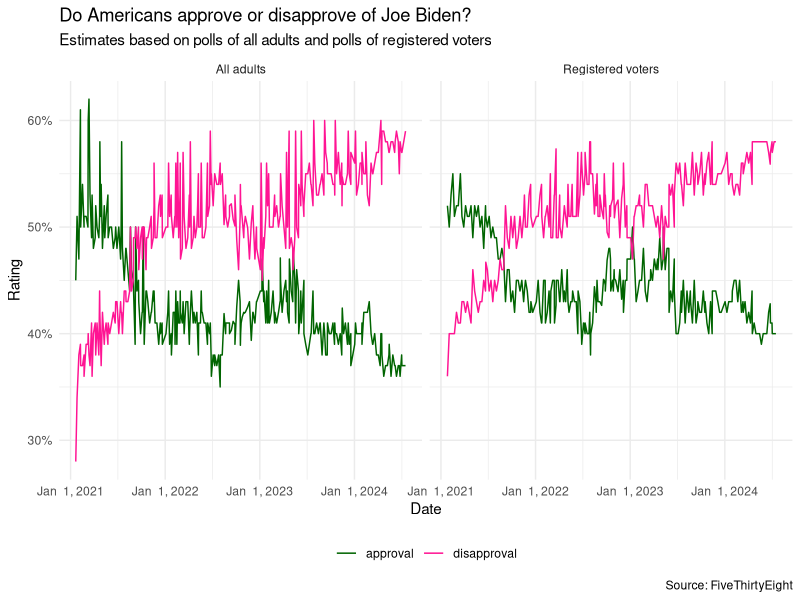
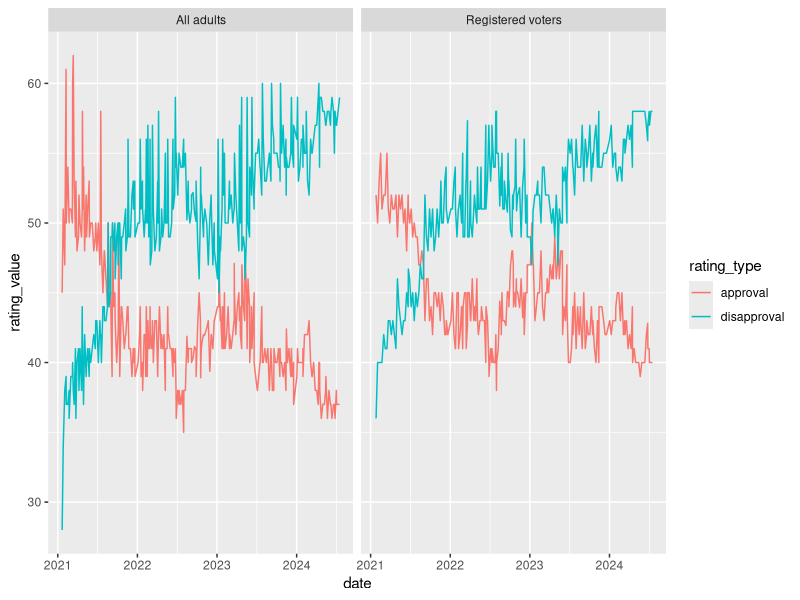
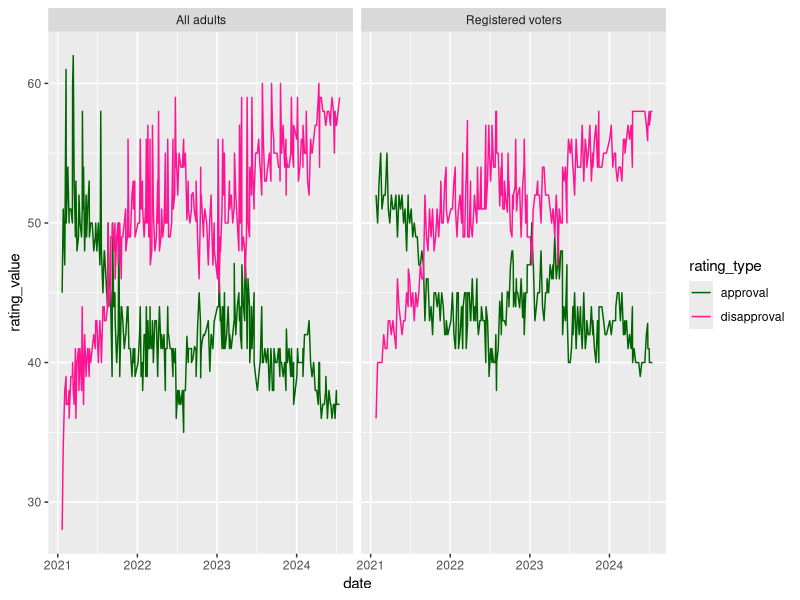
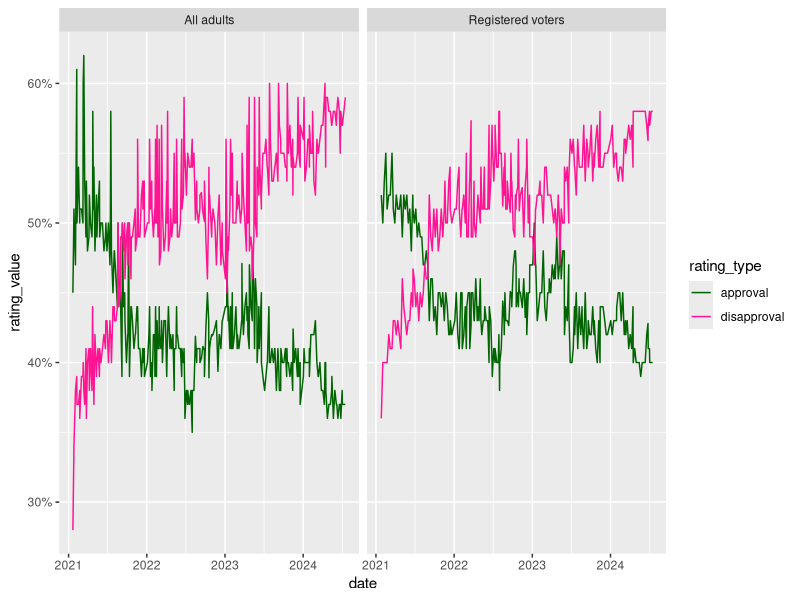
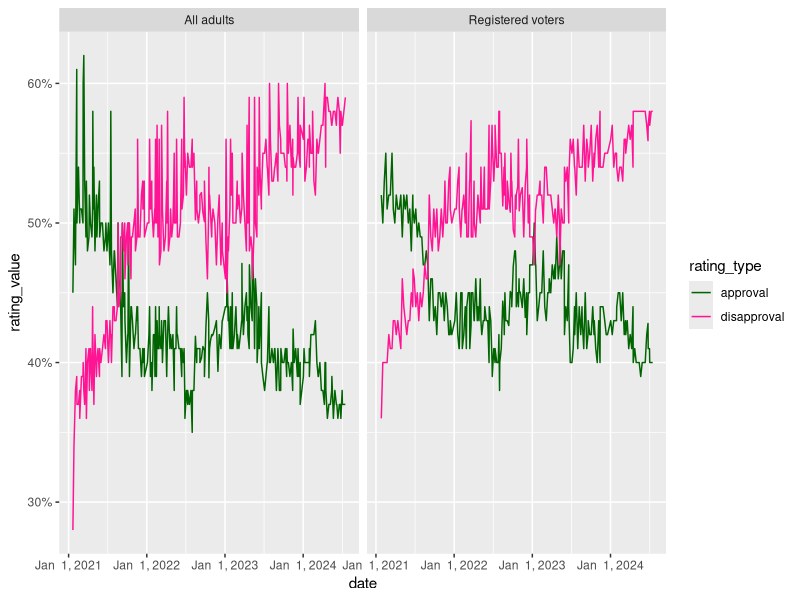
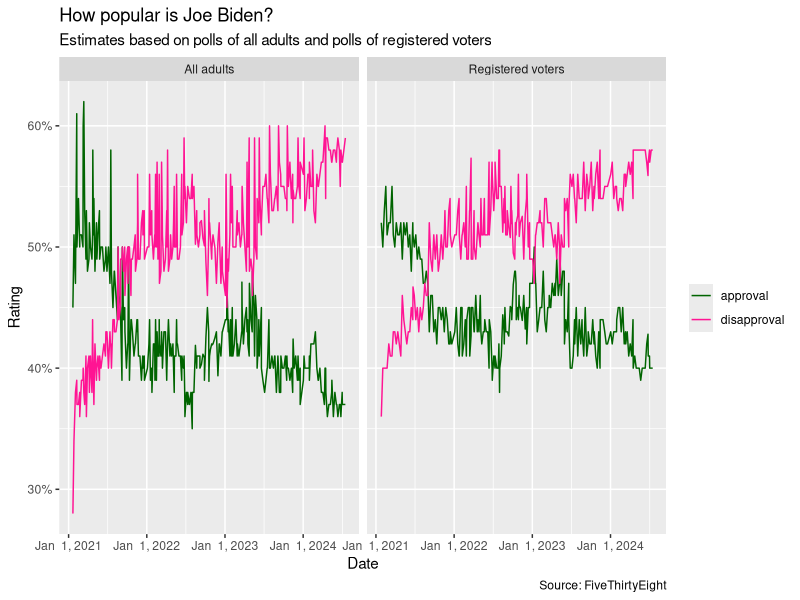
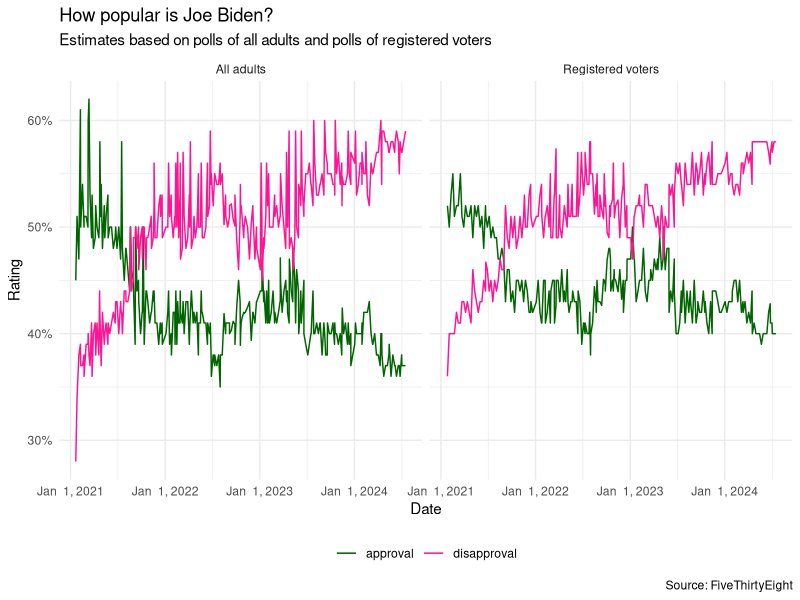

Write R code to recreate these figures, in order.
## ---- chunk 1
#| message: false
library(tidyverse)
library(scales)
## ---- chunk 2
#| include: false
customers <- read_csv("data/sales/customers.csv")
prices <- read_csv("data/sales/prices.csv")
## ---- chunk 3
#| echo: false
customers
## ---- chunk 4
#| echo: false
customers |>
  pivot_longer(
  cols = item_1:item_3, 
  names_to = "item_no", 
  values_to = "item"
)
## ---- chunk 5
#| echo: false
customers
## ---- chunk 6
#| echo: false
customers |>
  pivot_longer(
  cols = item_1:item_3, 
  names_to = "item_no", 
  values_to = "item"
)
## ---- chunk 7
#| code-line-numbers: "|3|4|5"
purchases <- customers |>
  pivot_longer(
    cols = item_1:item_3, #<1>
    names_to = "item_no", #<2>
    values_to = "item"    #<3>
  )
## ---- chunk 8
purchases <- customers |>
  pivot_longer(
    cols = item_1:item_3,
    names_to = "item_no",
    values_to = "item"   
  )

purchases
## ---- chunk 9
customers |>
  pivot_longer(
    cols = item_1:item_3,
    names_to = "item_no",
    values_to = "item"   
  )
## ---- chunk 10
prices
## ---- chunk 11
purchases |>
  left_join(prices)
## ---- chunk 12
#| code-line-numbers: "|1|2,5|3|4"
customers <- purchases |> # <1>
  pivot_wider(            # <2>
    names_from = item_no, # <3>
    values_from = item    # <4>
  )
## ---- chunk 13
#| message: false
biden <- read_csv("data/biden/biden.csv")
biden
## ---- chunk 14
#| echo: false
#| fig-asp: 0.4
#| out-width: 90%
#| fig-width: 9
biden_longer <- biden |>
  pivot_longer(
    cols = c(approval, disapproval),
    names_to = "rating_type",
    values_to = "rating_value"
  )

ggplot(
  biden_longer, 
  aes(
    x = date, 
    y = rating_value, 
    color = rating_type
    )
  ) +
  geom_line() +
  facet_wrap(~ population) +
  scale_color_manual(values = c("darkgreen", "deeppink")) +
  scale_y_continuous(labels = label_percent(scale = 1)) +
  scale_x_date(date_breaks = "1 year", date_labels = "%b %e, %Y") +
  labs(
    x = "Date",
    y = "Rating",
    color = NULL,
    title = "Do Americans approve or disapprove of Joe Biden?",
    subtitle = "Estimates based on polls of all adults and polls of registered voters",
    caption = "Source: FiveThirtyEight"
  ) +
  theme_minimal() +
  theme(legend.position = "bottom")
## ---- chunk 15
#| code-line-numbers: "|1|2,6|3|4|5|8"
biden_longer <- biden |>
  pivot_longer(
    cols = c(approval, disapproval),
    names_to = "rating_type",
    values_to = "rating_value"
  )

biden_longer
## ---- chunk 16
#| label: biden-plot-1
#| fig-show: hide
ggplot(
  biden_longer, 
  aes(
    x = date, 
    y = rating_value, 
    color = rating_type
    )
  ) +
  geom_line() +
  facet_wrap(~ population)
## ---- chunk 17
#| ref-label: biden-plot-1
#| echo: false
#| fig-asp: 0.4
#| code-line-numbers: "2|4|5|6||9|10"
## ---- chunk 18
#| fig-asp: 0.4
#| output-location: slide
#| code-line-numbers: "7"
#| out-width: 100%
#| fig-width: 8
ggplot(
  biden_longer, 
  aes(x = date, y = rating_value, color = rating_type)
  ) +
  geom_line() +
  facet_wrap(~ population) +
  scale_color_manual(values = c("darkgreen", "deeppink"))
## ---- chunk 19
#| fig-asp: 0.4
#| output-location: slide
#| code-line-numbers: "8"
#| out-width: 100%
#| fig-width: 8
ggplot(
  biden_longer, 
  aes(x = date, y = rating_value, color = rating_type)
  ) +
  geom_line() +
  facet_wrap(~ population) +
  scale_color_manual(values = c("darkgreen", "deeppink")) +
  scale_y_continuous(labels = label_percent(scale = 1))
## ---- chunk 20
#| fig-asp: 0.4
#| output-location: slide
#| code-line-numbers: "9"
#| out-width: 100%
#| fig-width: 8
ggplot(
  biden_longer, 
  aes(x = date, y = rating_value, color = rating_type)
  ) +
  geom_line() +
  facet_wrap(~ population) +
  scale_color_manual(values = c("darkgreen", "deeppink")) +
  scale_y_continuous(labels = label_percent(scale = 1)) +
  scale_x_date(date_breaks = "1 year", date_labels = "%b %e, %Y")
## ---- chunk 21
#| fig-asp: 0.4
#| output-location: slide
#| code-line-numbers: "10-17"
#| out-width: 100%
#| fig-width: 8
ggplot(
  biden_longer, 
  aes(x = date, y = rating_value, color = rating_type)
  ) +
  geom_line() +
  facet_wrap(~ population) +
  scale_color_manual(values = c("darkgreen", "deeppink")) +
  scale_y_continuous(labels = label_percent(scale = 1)) +
  scale_x_date(date_breaks = "1 year", date_labels = "%b %e, %Y") +
  labs(
    x = "Date",
    y = "Rating",
    color = NULL,
    title = "How popular is Joe Biden?",
    subtitle = "Estimates based on polls of all adults and polls of registered voters",
    caption = "Source: FiveThirtyEight"
  )
## ---- chunk 22
#| fig-asp: 0.5
#| output-location: slide
#| code-line-numbers: "18-19"
#| out-width: 100%
#| fig-width: 8
ggplot(
  biden_longer, 
  aes(x = date, y = rating_value, color = rating_type)
  ) +
  geom_line() +
  facet_wrap(~ population) +
  scale_color_manual(values = c("darkgreen", "deeppink")) +
  scale_y_continuous(labels = label_percent(scale = 1)) +
  scale_x_date(date_breaks = "1 year", date_labels = "%b %e, %Y") +
  labs(
    x = "Date",
    y = "Rating",
    color = NULL,
    title = "How popular is Joe Biden?",
    subtitle = "Estimates based on polls of all adults and polls of registered voters",
    caption = "Source: FiveThirtyEight"
  ) +
  theme_minimal() +
  theme(legend.position = "bottom")
